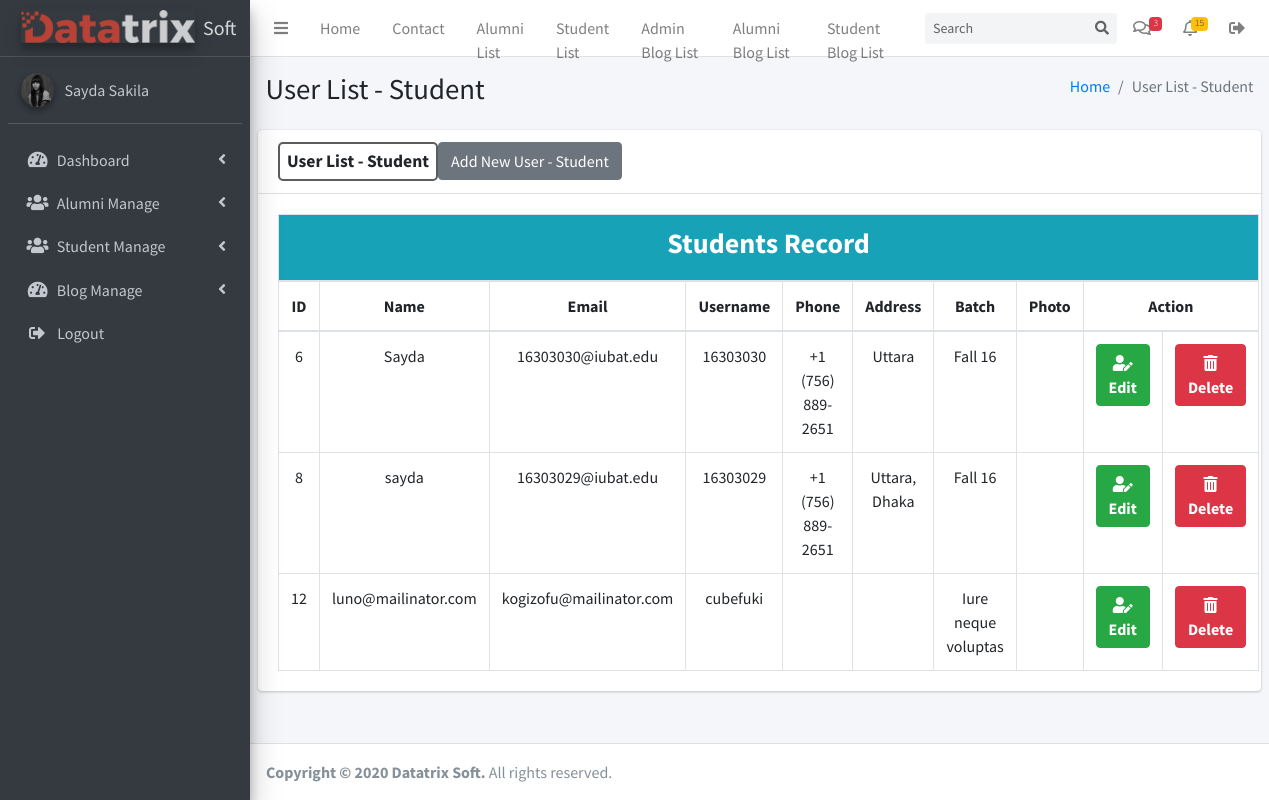
Page /admin/student-list.php (signed in) on the committed database.
### tables this page shows
CREATE TABLE `students` (
  `id` int(11) NOT NULL,
  `name` varchar(200) NOT NULL,
  `username` varchar(200) NOT NULL,
  `email` varchar(200) NOT NULL,
  `universityid` int(11) DEFAULT NULL,
  `password` varchar(200) NOT NULL,
  `phone` varchar(20) NOT NULL,
  `address` varchar(200) NOT NULL,
  `batch` varchar(50) NOT NULL,
  `created_at` datetime NOT NULL DEFAULT current_timestamp()
);

### database/database.php (called while the page is built, shortened)
<?php
class Database
{
    private $host = HOST;
    private $user = USER;
    private $pass = PASS;
    private $dbname = DBNAME;
    public $conn;
    function __construct()
    {
            $this->conn = new mysqli($this->host, $this->user, $this->pass, $this->dbname);
    }
    public function getData($queryy)
    {
        $result = $this->conn->query($queryy);
        if($result->num_rows > 0)
        {
            return $result;
        }
        return false;
    }
}
?>

### admin/student-list.php (the view, shortened to what this page needs)
<?php
    include dirname(__FILE__). '/includes/header.php';
    $query = "SELECT * FROM students";
    $users = $db->getData($query);
?>
<div class="card">
    <div class="card-header">
        <h3  style="border:2px solid #5c5c5e; border-radius:5px; padding: 7px;" class="card-title" ><b>User List - Student </b> </h3>
        <a href="student-register.php" class="btn btn-secondary" > Add New User - Student</a>
    </div>
    <div class="card-body">
        <table class="table table-bordered" style="text-align:center;">
            <thead >
                <tr>
                    <th colspan="11" style="text-align:center; background: #17a2b8; color:white;"><h3><b>Students Record</b></h3></th>
                </tr>
                <tr >
                    <th>ID</th>
                    <th>Name</th>
                    <th>Email</th>
                    <th>Username</th>
                    <th>Phone</th>
                    <th>Address</th>
                    <th>Batch</th>
                    <th>Photo</th>
                    <th colspan="2">Action</th>
                </tr>
            </thead>
            <tbody>
                <?php
                    if ($users) {
                        while($user = $users->fetch_assoc()) {
                            ?>
                                <tr>
                                    <td><?php echo $user['id'] ?></td>
                                    <td><?php echo $user['name'] ?></td>
                                    <td><?php echo $user['email'] ?></td>
                                    <td><?php echo $user['username'] ?></td>
                                    <td><?php echo $user['phone'] ?></td>
                                    <td><?php echo $user['address'] ?></td>
                                    <td><?php echo $user['batch'] ?></td>
                                    <td><?php  ?></td>
                                    <td>
                                        <a href="edit-studentreg.php?edit=<?php echo $user['id']; ?>" class="btn btn-success"><i class="fas fa-user-edit"></i><b>Edit</b></a>
                                    </td>
                                    <td>
                                        <a href="delete-studentreg.php?delete=<?php echo $user['id']; ?>" class="btn btn-danger"><i class="fas fa-trash-alt"></i><b>Delete</b></a>
                                    </td>
                                </tr>
                            <?php
                        }
                    } else {
                        ?>
                            <tr>
                                <td colspan="10">No User Found</td>
                            </tr>
                        <?php
                    }
                ?>
            </tbody>
        </table>
    </div>
</div>
<?php
    include dirname(__FILE__). '/includes/footer.php';
?>

### rows in the picture
students: id "6", name "Sayda", email "16303030@iubat.edu", username "16303030", phone "+1 (756) 889-2651", address "Uttara", batch "Fall 16"
students: id "8", name "sayda", email "16303029@iubat.edu", username "16303029", phone "+1 (756) 889-2651", address "Uttara, Dhaka", batch "Fall 16"
students: id "12", name "luno@mailinator.com", email "kogizofu@mailinator.com", username "cubefuki", batch "Iure neque voluptas"

### other values in the picture
$page_title "User List - Student"
